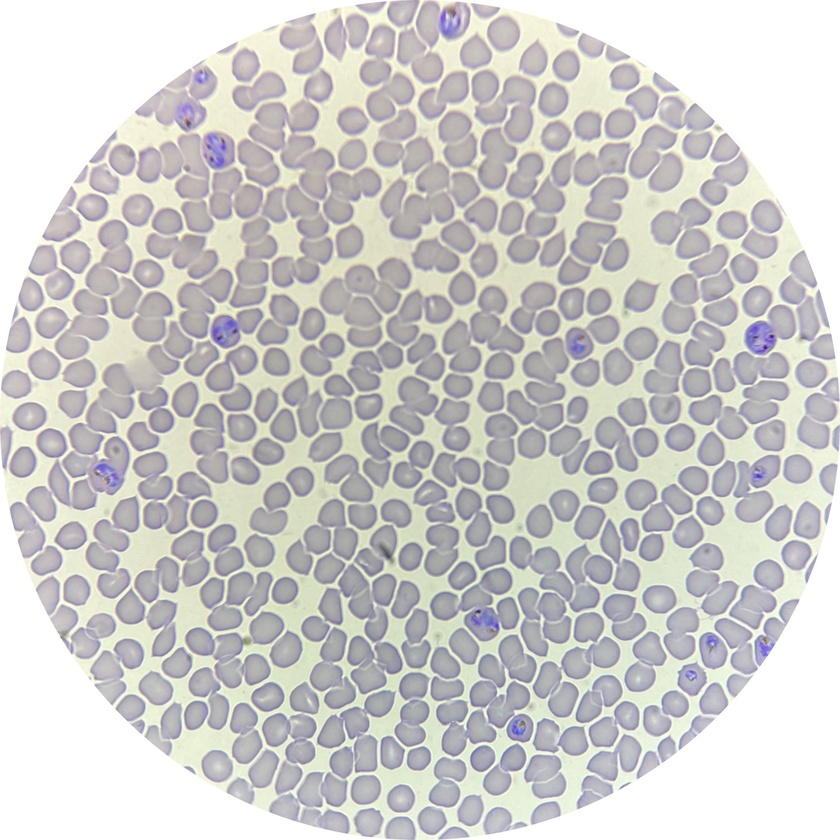
#> input picture Cell-Counting/sample_infected_1.jpg, 840 x 840 px, shrunk from 1430 x 1429 before the run, found by its file name
$ python '개수세기_통합(blue-circle)_GY_hyper re.py'
#> lines starting #> are read from the running program, lines starting #| are printed output that depends on the picture; after the words box and inside, x2 and y2 are one past the last pixel; in counts of white or black regions, pixels touching at a corner belong together
import cv2
import numpy as np
import matplotlib.pyplot as plt

# ===============================
# 0. 이미지 로드
# ===============================
# 배경이 하얀색으로 처리된 이미지를 불러옵니다.
image_path = "Cell-Counting\sample_infected_1.jpg"
img = cv2.imread(image_path)
#> img is the input picture: shape (840, 840, 3); mean B, G, R 202.1, 203.6, 204.9
orig = img.copy()

# ===============================
# 1. Grayscale & CLAHE
# ===============================
gray = cv2.cvtColor(img, cv2.COLOR_BGR2GRAY)

# 흐릿한 적혈구 대비 향상 (필수)
clahe = cv2.createCLAHE(clipLimit=3.0, tileGridSize=(8,8))
gray_enhanced = clahe.apply(gray)
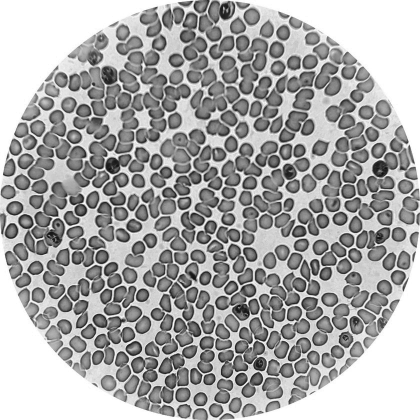
#> gray_enhanced: shape (840, 840) (shown at 1/2 size); min 7, max 255, mean 169.7

# ===============================
# 2. Masked Otsu Segmentation (핵심!)
# ===============================
# 설명: 전체 이미지가 아니라, '배경이 아닌 부분'만 가지고 Otsu를 계산합니다.

# 2-1. 1차 분류: 흰색 배경(255 근처)과 나머지(혈청+적혈구) 분리
# 배경을 하얀색으로 만들었으므로 250 이상은 배경이라고 확신할 수 있습니다.
# mask_tissue: 혈청과 적혈구가 있는 영역 (True)
ret_bg, mask_bg = cv2.threshold(gray, 250, 255, cv2.THRESH_BINARY)
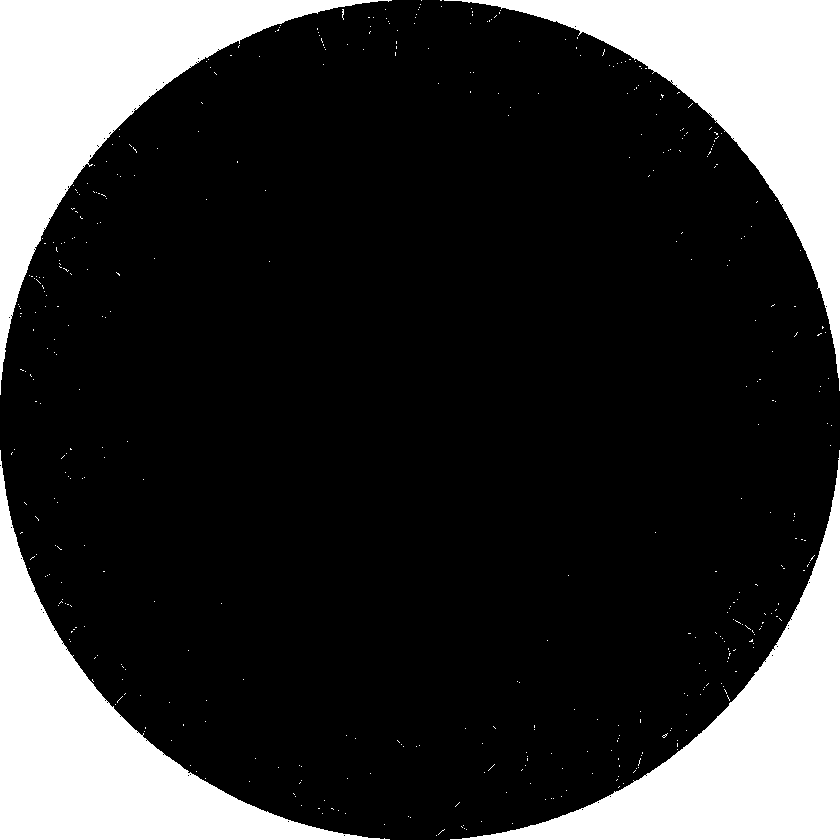
#> mask_bg: shape (840, 840); 21.4% white; 458 white regions (454 under 20 px), largest, box (x1, y1, x2, y2) and area: (444, 0, 840, 391) 37577, (0, 450, 390, 840) 37557, (0, 0, 392, 395) 37543, (450, 450, 840, 840) 37531
mask_tissue = cv2.bitwise_not(mask_bg) # 배경 반전 -> 조직만 남김

# 2-2. 2차 분류: 조직 영역(혈청+적혈구) 내부에서만 Otsu 계산
# mask_tissue가 0이 아닌(데이터가 있는) 픽셀값만 뽑아옵니다.
tissue_pixels = gray_enhanced[mask_tissue > 0]

# 뽑아낸 픽셀들만 가지고 Otsu 임계값을 계산합니다.
# 이렇게 하면 흰색 배경(255)의 간섭 없이 정확히 혈청과 적혈구를 나누는 값을 찾습니다.
otsu_threshold, _ = cv2.threshold(
    tissue_pixels, 0, 255, cv2.THRESH_BINARY + cv2.THRESH_OTSU
)
#> otsu_threshold = 154


print(f"Otsu 자동값: {otsu_threshold}")
#| Otsu 자동값: 154.0

# 2. 수정한 값(loose_threshold)을 적용
_, binary = cv2.threshold(gray_enhanced, otsu_threshold, 255, cv2.THRESH_BINARY_INV)
#> binary: shape (840, 840); 45.6% white; 404 white regions (54 under 20 px), largest, box (x1, y1, x2, y2) and area: (248, 100, 381, 224) 5778, (380, 136, 480, 240) 4830, (68, 345, 180, 455) 4660

# [중요] 배경이었던 곳도 흰색으로 변했을 수 있으니, 확실하게 날려버립니다.
binary = cv2.bitwise_and(binary, binary, mask=mask_tissue)


# ===============================
# 3. 노이즈 제거 및 구멍 채우기
# ===============================
kernel = np.ones((3, 3), np.uint8)
opening = cv2.morphologyEx(binary, cv2.MORPH_OPEN, kernel, iterations=1)
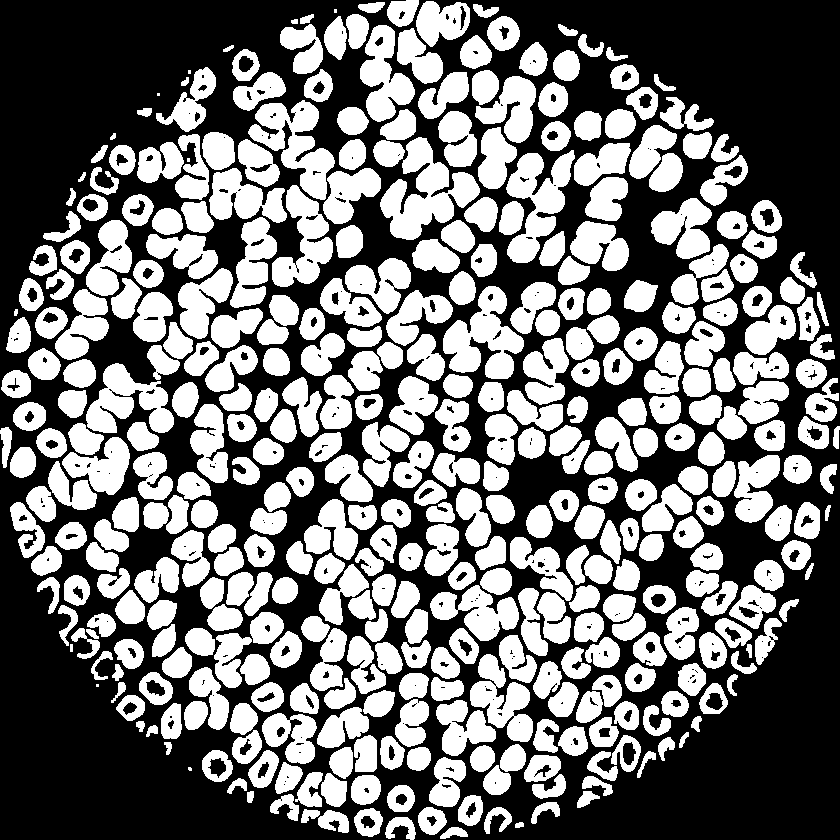
#> opening: shape (840, 840); 45.2% white; 403 white regions (6 under 20 px)

cnts, _ = cv2.findContours(opening, cv2.RETR_TREE, cv2.CHAIN_APPROX_SIMPLE)
#> cnts = 739 contours, 196 with area under 20; largest, box (x1, y1, x2, y2) and area: (380, 137, 480, 240) 4546, (443, 286, 524, 379) 3786, (248, 100, 335, 200) 3624, (506, 150, 575, 263) 3570, (86, 363, 174, 433) 3062
binary_final = np.zeros_like(opening)
total_area = opening.shape[0] * opening.shape[1]

for cnt in cnts:
    area = cv2.contourArea(cnt)
    if area < 30: continue # 먼지 제거
    if area > (total_area * 0.20): continue # 큰 테두리 제거
    cv2.drawContours(binary_final, [cnt], -1, 255, -1)
#> this loop made 739 passes
#> area on passes 1 to 3: 171, 32, 346.5
#> binary_final: shape (840, 840); 46.5% white; 392 white regions, largest, box (x1, y1, x2, y2) and area: (380, 137, 480, 240) 4821, (443, 286, 524, 379) 4005, (248, 100, 335, 200) 3885

binary = binary_final

# ===============================
# 4. Distance Transform & Counting
# ===============================
dist = cv2.distanceTransform(binary, cv2.DIST_L2, 5)
dist = cv2.GaussianBlur(dist, (7, 7), 0)

min_peak_ratio = 0.40
local_max = cv2.dilate(dist, kernel) == dist
#> local_max: shape (840, 840) bool; 29.6% white; 945 white regions (801 under 20 px), largest, box (x1, y1, x2, y2) and area: (0, 0, 355, 372) 42267, (482, 0, 840, 374) 39826, (0, 459, 358, 840) 39057
local_max &= (dist > min_peak_ratio * dist.max())
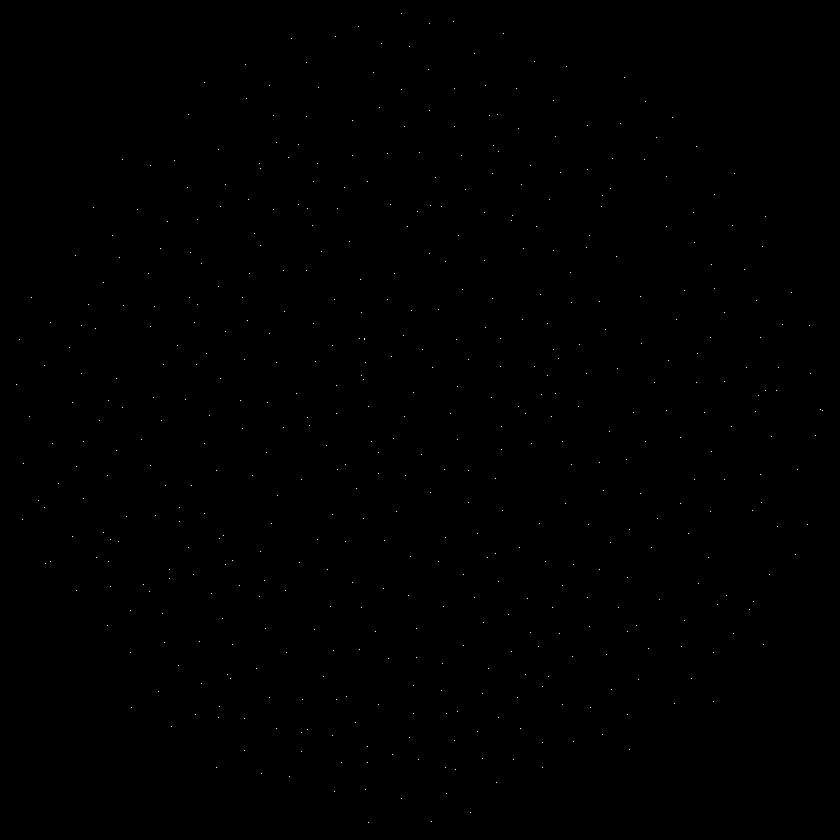
#> local_max: shape (840, 840) bool; 0.07% white in thin lines or dots

num_peaks, peak_labels = cv2.connectedComponents(local_max.astype(np.uint8))
#> peak_labels: shape (840, 840) int32; 519 distinct labels, from 0 to 518
#> num_peaks = 519
num_peaks -= 1
#> num_peaks = 518

peak_points = []
for i in range(1, num_peaks + 1):
    ys, xs = np.where(peak_labels == i)
    if len(xs) == 0: continue
    peak_points.append((int(np.mean(ys)), int(np.mean(xs))))
#> this loop made 518 passes
#> (ys, xs) on passes 1 to 3: ([13], [401]), ([21], [453]), ([23], [429])
#> after the loop, peak_points = 518 pairs, first value 13 to 822, second value 16 to 822

# NMS (겹침 제거)
min_peak_distance = 20
peak_points = sorted(peak_points, key=lambda p: dist[p[0], p[1]], reverse=True)
filtered_peaks = []
for (y, x) in peak_points:
    keep = True
    for (fy, fx) in filtered_peaks:
        if np.hypot(y - fy, x - fx) < min_peak_distance: keep = False; break
    if keep: filtered_peaks.append((y, x))
#> this loop made 518 passes
#> (y, x) on passes 1 to 3: (475, 107), (337, 760), (149, 218)
#> after the loop, filtered_peaks = 461 pairs, first value 13 to 822, second value 16 to 820

# ===============================
# 5. 결과 출력 (Infected Logic 개선)
# ===============================
output = orig.copy()
count = 0
infected_count = 0

# 파라미터 설정
ROI_RADIUS = 15  # 세포 크기에 맞춰 조정 필요 (반지름)
PARASITE_THR = 10 # 검출된 보라색 픽셀이 이 개수 이상이면 감염으로 간주

# Giemsa 염색된 기생충(보라색/진한 파란색)을 잡기 위한 HSV 범위
# 보라색 계열: Hue가 대략 120~170 사이 (OpenCV 기준)
# 채도(S)와 명도(V)는 적절히 조정해야 합니다.
lower_purple = np.array([120, 100, 50])
#> lower_purple = [120, 100, 50]
upper_purple = np.array([170, 255, 255])
#> upper_purple = [170, 255, 255]

# 원본 이미지를 HSV로 변환 (색상 분석용)
hsv_img = cv2.cvtColor(orig, cv2.COLOR_BGR2HSV)
#> hsv_img: shape (840, 840, 3); mean H, S, V 65, 15.1, 209.2

for (y, x) in filtered_peaks:
    # 1. 세포 한 개에 대한 ROI(관심 영역) 설정
    # 이미지 경계를 벗어나지 않도록 클리핑 처리
    y_min = max(0, y - ROI_RADIUS)
    y_max = min(orig.shape[0], y + ROI_RADIUS)
    x_min = max(0, x - ROI_RADIUS)
    x_max = min(orig.shape[1], x + ROI_RADIUS)

    cell_roi_hsv = hsv_img[y_min:y_max, x_min:x_max]

    # 2. ROI 내에서 원형 마스크 생성 (사각형 ROI 내의 원형 세포만 보기 위함)
    mask_roi = np.zeros((cell_roi_hsv.shape[0], cell_roi_hsv.shape[1]), dtype=np.uint8)
    cv2.circle(mask_roi, (x - x_min, y - y_min), ROI_RADIUS, 255, -1)

    # 3. 색상 기반 기생충 검출 (HSV Masking)
    # ROI 내에서 '보라색' 범위를 가진 픽셀만 추출
    parasite_mask = cv2.inRange(cell_roi_hsv, lower_purple, upper_purple)

    # 원형 마스크 바깥(사각형 모서리)의 노이즈 제거
    parasite_mask = cv2.bitwise_and(parasite_mask, parasite_mask, mask=mask_roi)

    # 4. 감염 여부 판단
    # 보라색 픽셀(기생충 추정)의 개수가 임계값(PARASITE_THR)보다 많으면 감염
    detected_pixels = cv2.countNonZero(parasite_mask)

    if detected_pixels > PARASITE_THR:
        color = (0, 0, 255) # Red for Infected
        infected_count += 1
        # 디버깅용: 감염된 곳에 점 찍어보기
        # output[y_min:y_max, x_min:x_max][parasite_mask > 0] = [0, 255, 255]
    else:
        color = (0, 255, 0) # Green for Healthy

    # 시각화
    cv2.circle(output, (x, y), ROI_RADIUS, color, 2)
    count += 1
#> this loop made 461 passes
#> (y, x, y_min, y_max, x_min, x_max, detected_pixels, color) on passes 1 to 8: (475, 107, 460, 490, 92, 122, 86, (0, 0, 255)), (337, 760, 322, 352, 745, 775, 246, (0, 0, 255)), (149, 218, 134, 164, 203, 233, 109, (0, 0, 255)), (33, 503, 18, 48, 488, 518, 0, (0, 255, 0)), (21, 453, 6, 36, 438, 468, 83, (0, 0, 255)), (343, 641, 328, 358, 626, 656, 0, (0, 255, 0)), (326, 150, 311, 341, 135, 165, 0, (0, 255, 0)), (622, 483, 607, 637, 468, 498, 83, (0, 0, 255))
#> mask_roi: shape (30, 30); 78.6% white; 4 black regions, box (x1, y1, x2, y2) and area: (0, 0, 15, 15) 63, (16, 0, 30, 10) 48, (0, 16, 10, 30) 48, (21, 21, 30, 30) 34
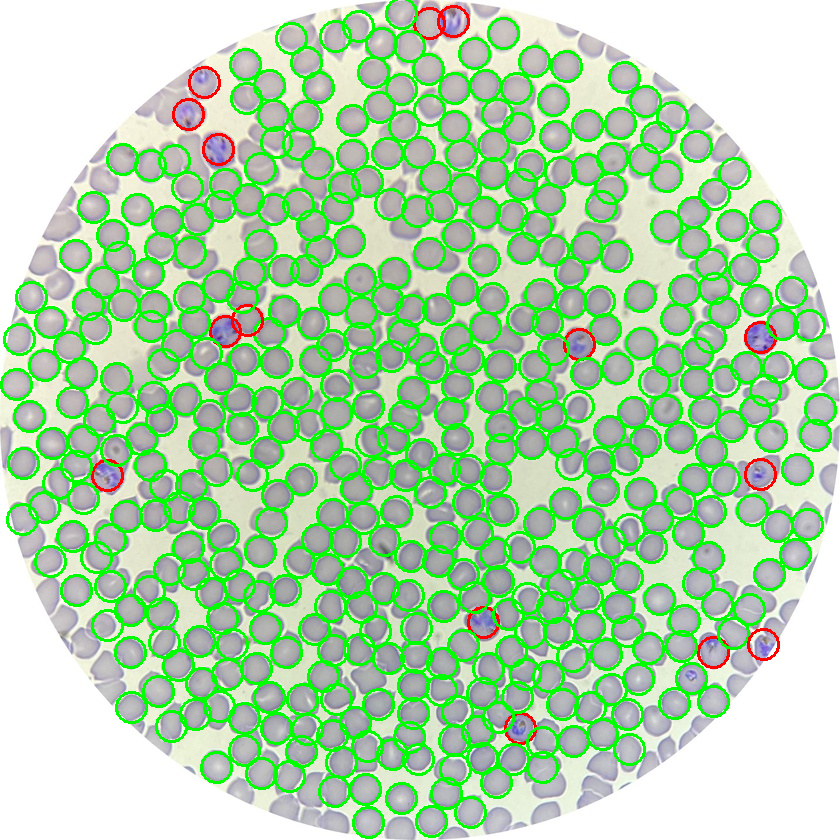
#> output: shape (840, 840, 3); 16.79% of pixels changed, all inside (x1, y1, x2, y2) = (0, 0, 837, 839)

# Parasitemia 계산
parasitemia = (infected_count / count * 100) if count > 0 else 0

print(f"Total Cells: {count}")
#| Total Cells: 461
print(f"Infected Cells: {infected_count}")
#| Infected Cells: 15
print(f"Parasitemia: {parasitemia:.2f}%")
#| Parasitemia: 3.25%

# 결과 시각화
plt.figure(figsize=(10, 10))
plt.imshow(cv2.cvtColor(output, cv2.COLOR_BGR2RGB))
plt.title(f"Result (Parasitemia: {parasitemia:.2f}%)")
plt.axis("off")
plt.show()

$ run again, with Cell-Counting/sample_infected_2.jpg copied over Cell-Counting/sample_infected_1.jpg
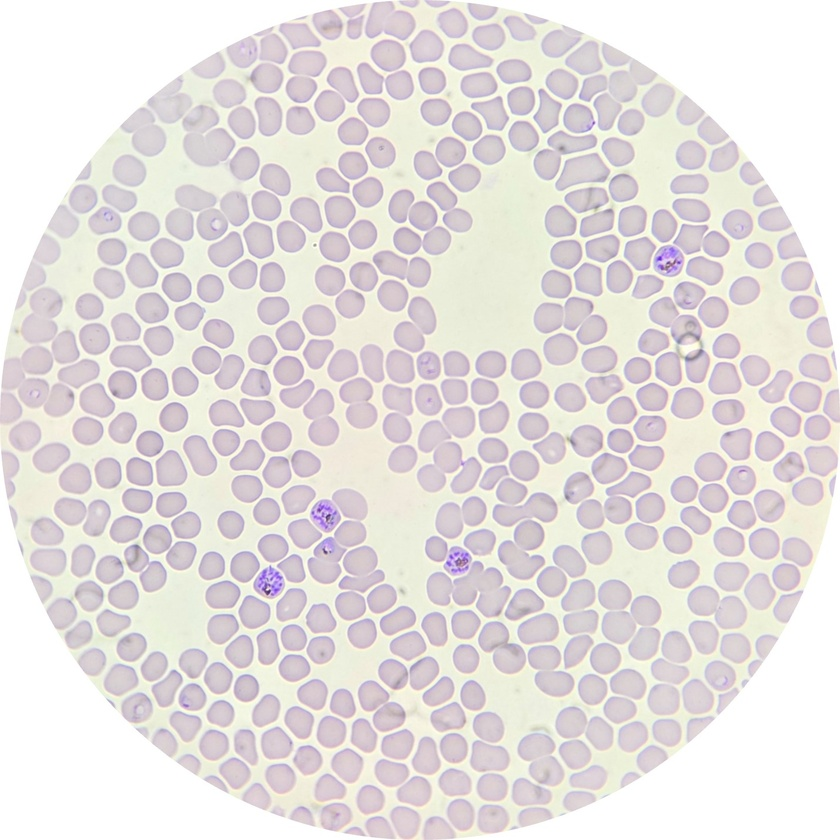
#> input picture Cell-Counting/sample_infected_2.jpg, 840 x 840 px, shrunk from 1429 x 1429 before the run, found by its file name
#> img is the input picture: shape (840, 840, 3); mean B, G, R 222.9, 223.5, 229.1
#> `ret_bg, mask_bg = cv2.threshold(gray, 250, 255, cv2.THRESH_BINARY)`:
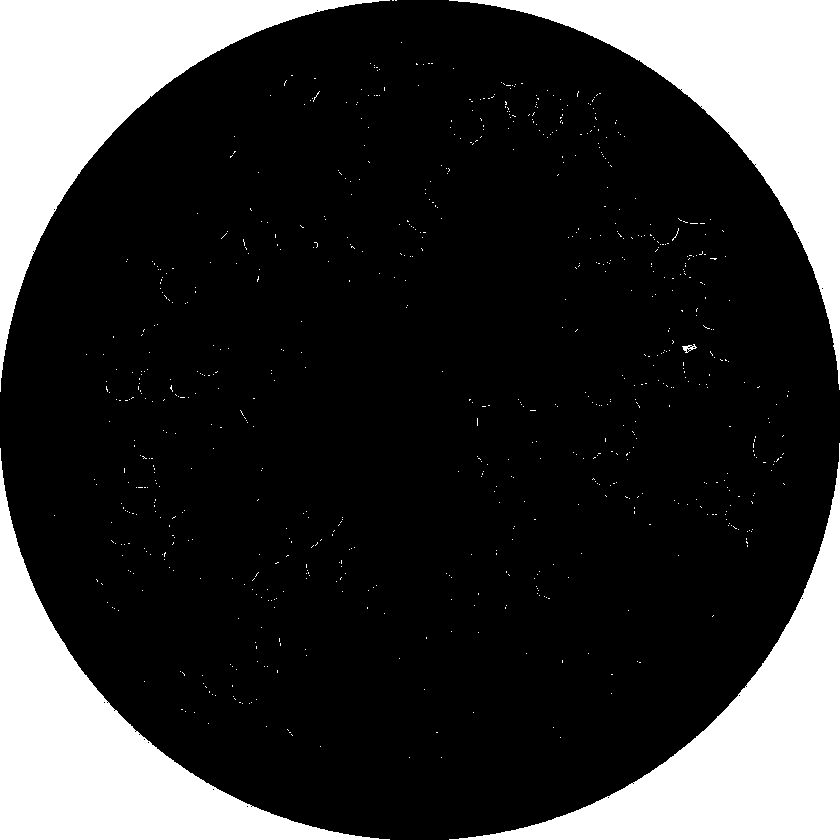
#> mask_bg: shape (840, 840); 21.5% white; 773 white regions (768 under 20 px), largest, box (x1, y1, x2, y2) and area: (449, 443, 840, 840) 37595, (449, 0, 840, 390) 37567, (0, 0, 390, 392) 37554, (0, 448, 390, 840) 37551, (682, 344, 697, 353) 59
#> otsu_threshold = 176
#| Otsu 자동값: 176.0
#> binary: shape (840, 840); 42.9% white; 507 white regions (80 under 20 px), largest, box (x1, y1, x2, y2) and area: (0, 288, 100, 424) 6702, (649, 297, 710, 386) 2808, (427, 561, 511, 618) 2613
#> opening: shape (840, 840); 42.6% white; 447 white regions (9 under 20 px)
#> cnts = 696 contours, 201 with area under 20; largest, box (x1, y1, x2, y2) and area: (2, 288, 100, 417) 5794, (649, 297, 710, 386) 2898, (427, 561, 511, 617) 2454, (417, 442, 482, 493) 1886, (308, 521, 366, 584) 1734
#> the loop `for cnt in cnts:` made 696 passes
#> area on passes 1, 3, 4: 101, 549, 467
#> peak_labels: shape (840, 840) int32; 466 distinct labels, from 0 to 465
#> `num_peaks, peak_labels = cv2.connectedComponents(local_max.astype(np.u..`: num_peaks = 466
#> `num_peaks -= 1`: num_peaks = 465
#> the loop `for i in range(1, num_peaks + 1):` made 465 passes
#> (ys, xs) on passes 1 to 3: ([12], [481]), ([17], [382]), ([23], [453])
#> after the loop `for i in range(1, num_peaks + 1):`: peak_points = 465 pairs, first value 12 to 827, second value 10 to 831
#> the loop `for (y, x) in peak_points:` made 465 passes
#> (y, x) on passes 1 to 3: (55, 389), (627, 618), (349, 560)
#> after the loop `for (y, x) in peak_points:`: filtered_peaks = 422 pairs, first value 12 to 827, second value 10 to 831
#> lower_purple = [120, 100, 50]
#> upper_purple = [170, 255, 255]
#> hsv_img: shape (840, 840, 3); mean H, S, V 78.1, 14.3, 230.7
#> the loop `for (y, x) in filtered_peaks:` made 422 passes
#> (y, x, y_min, y_max, x_min, x_max, detected_pixels, color) on pass 19: (261, 668, 246, 276, 653, 683, 126, (0, 0, 255))
#> after the loop `for (y, x) in filtered_peaks:`:
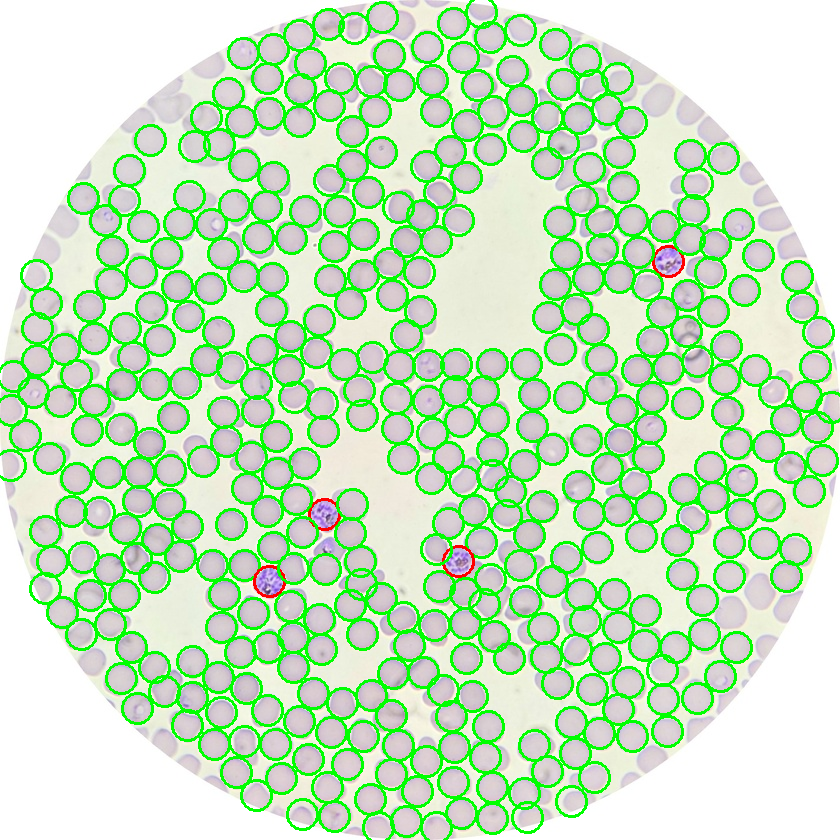
#> output: shape (840, 840, 3); 15.58% of pixels changed, all inside (x1, y1, x2, y2) = (0, 0, 840, 840)
#| Total Cells: 422
#| Infected Cells: 4
#| Parasitemia: 0.95%
